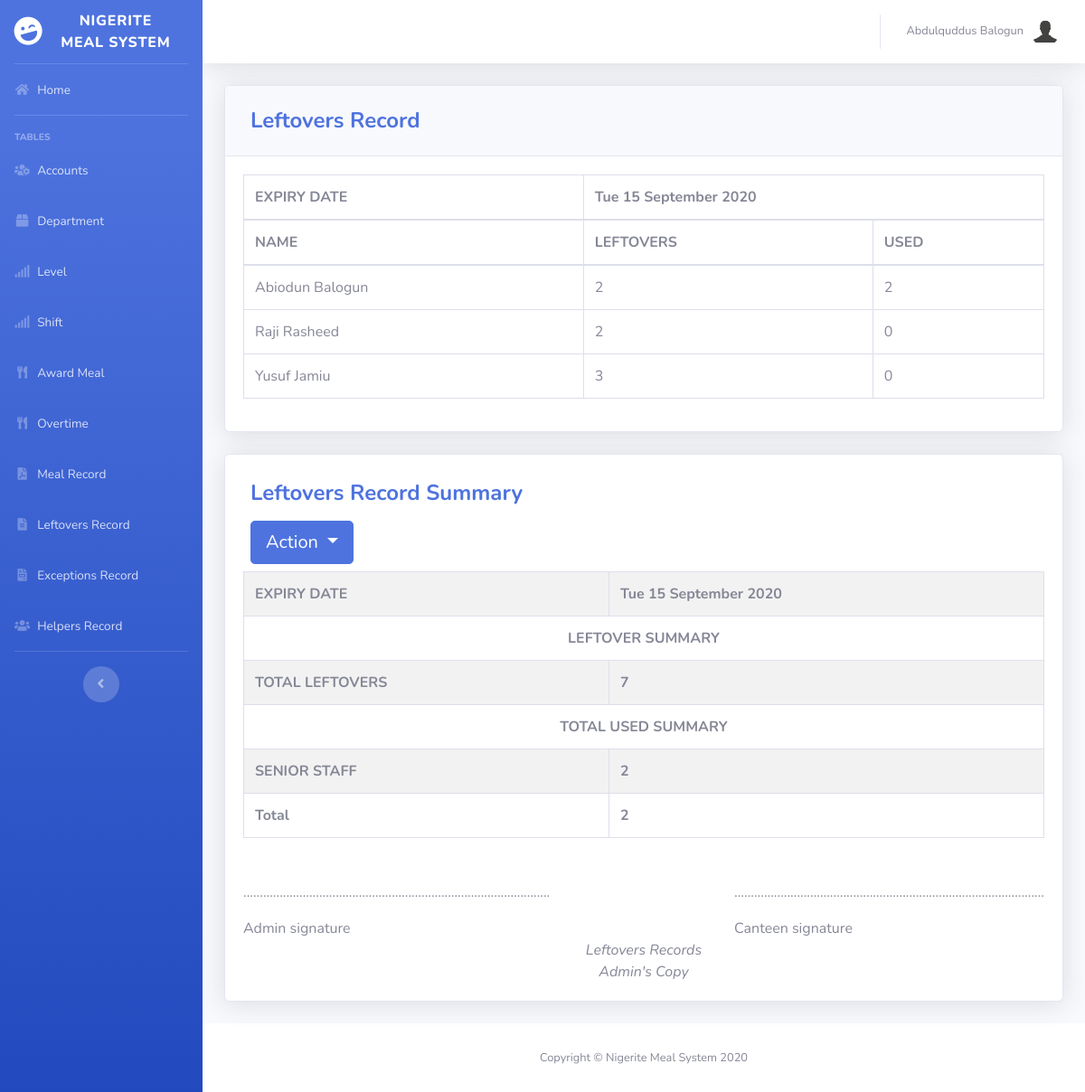
/pages/leftover.php (signed in), run on an earlier commit of the app's database.
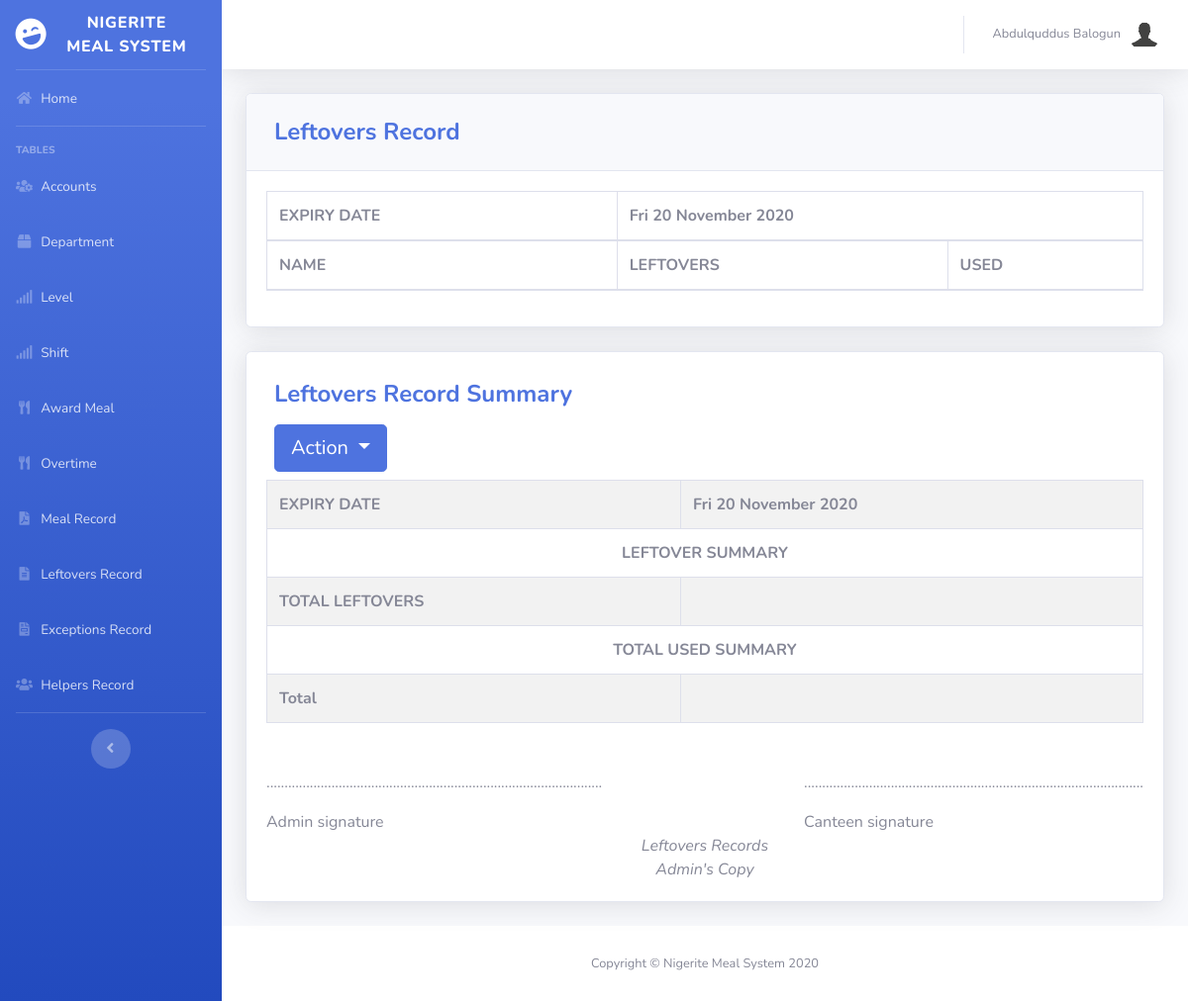
And on a later commit of the database.
### tables this page shows
CREATE TABLE `leftovers` (
  `id` int(11) NOT NULL,
  `Full_Name` varchar(100) NOT NULL,
  `Level` varchar(50) NOT NULL,
  `Counts` int(10) NOT NULL,
  `Used` int(10) NOT NULL DEFAULT '0',
  `Expiry_Date` varchar(30) NOT NULL
);

### pages/leftover.php (the view, shortened to what this page needs)
<?php
include'../includes/connection.php';
include'../includes/sidebar.php';
$q1= "SELECT * FROM leftovers ORDER BY Full_Name";
$fetch= mysqli_query($db,$q1);
$records= mysqli_fetch_all($fetch,MYSQLI_ASSOC);
$q2="SELECT sum(Counts) AS 'total_leftovers',sum(Used) AS 'total_used',Expiry_Date FROM leftovers";
$count= mysqli_query($db,$q2);
while ($row=mysqli_fetch_array($count,MYSQLI_ASSOC)) {
  $total_used=$row['total_used'];
  $total_leftovers=$row['total_leftovers'];
  $format_expiry=date_create($row['Expiry_Date']);
  $expiry=date_format($format_expiry,'D j F Y');
}
?>
            <div class="card shadow mb-4">
            <div class="card-header py-3">
              <h4 class="m-2 font-weight-bold text-primary">Leftovers Record&nbsp; <i class="fas fa-fw fa-file-text"></i></h4>
            </div>
            <div class="card-body">
              <div class="table-responsive">
                <table class="table table-bordered" id="dataTable" width="100%" cellspacing="0">
                  <thead>
                      <tr>
                      <th>EXPIRY DATE</th>
                      <th colspan='2'><?php echo $expiry; ?></th>
                      </tr>
                      <tr>
                      <th>NAME</th>
                      <th>LEFTOVERS</th>
                      <th>USED</th>
                    </tr>
                  </thead>
                  <tbody>
                    <?php foreach($records as $record): ?>
                          <tr>
                            <td><?php echo $record['Full_Name']; ?></td>
                            <td><?php echo $record['Counts']; ?></td>
                            <td><?php echo $record['Used']; ?></td>
                          </tr>
                    <?php endforeach; ?>
                  </tbody>
                </table>
              </div>
            </div>
          </div>
          <div class="card shadow mb-4">
            <div class="card-body">
              <h4 class="m-2 font-weight-bold text-primary">Leftovers Record Summary&nbsp; <i class="fas fa-fw fa-file-text"></i></h4>
              <div class="table-responsive">
                <div class="top-panel m-2">
                  <div class="btn-group pull-right">
                    <button type="button" class="btn btn-primary btn-lg dropdown-toggle" data-toggle="dropdown">Action <span class="caret"></span></button>
                  </div>
                </div>
                <?php
           $report="<table id='dataTable' class='table table-striped table-bordered' width='100%' cellspacing='0'>
              <tr>
                <th>EXPIRY DATE</th>
                <th colspan='2'>$expiry</th>
              </tr>";
           ?>
          <?php
            $report.="<tr>
            <th colspan='3' class='text-center'>LEFTOVER SUMMARY</th>
          </tr>
          <tr>
            <th>TOTAL LEFTOVERS</th>
            <th colspan='2'>$total_leftovers</th>
          </tr>
          <tr>
            <th colspan='3' class='text-center'>TOTAL USED SUMMARY</th>
          </tr>";
           ?>
          <?php
          $q3=mysqli_query($db,"SELECT Level,sum(Used) AS 'total_used_by_level' FROM leftovers GROUP BY Level");
          $summaries=mysqli_fetch_all($q3,MYSQLI_ASSOC);
           ?>
           <?php foreach ($summaries as $summary): ?>
            <?php
            $report.="<tr>
              <th>".$summary['Level']."</th>
              <th colspan='2'>".$summary['total_used_by_level']."</th>
            </tr>";
             ?>
           <?php endforeach; ?>
           <?php
           $report.="<tr>
            <th>Total</th>
            <th colspan='2'>$total_used</th>
           </tr>
          </table>
          <div class='clearfix mt-5'>
              <div class='float-left'>
                <p>.............................................................................................</p>
                <span>Admin signature</span>
              </div>
              <div class='float-right'>
                <p>..............................................................................................</p>
                <span>Canteen signature</span>
              </div>
          </div>
          <div class='text-center'><i>Leftovers Records</i><br>
            <i>Admin's Copy</i></div>";
          echo $report;
            ?>
              </div>
            </div>
          </div>
          <?php
include'../includes/footer.php';
?>

### includes/sidebar.php (shortened to what this page needs)
<!DOCTYPE html>
<html lang="en">
<head>
  <link href="../vendor/fontawesome-free/css/all.min.css" rel="stylesheet" type="text/css">
  <link href="../css/sb-admin-2.min.css" rel="stylesheet">
  <link href="../vendor/datatables/dataTables.bootstrap4.min.css" rel="stylesheet">
  <link rel="stylesheet" href="../css/print.css" media="print">
</head>
<body id="page-top">
  <div id="wrapper">
    <ul class="navbar-nav bg-gradient-primary sidebar sidebar-dark accordion" id="accordionSidebar">
      <a class="sidebar-brand d-flex align-items-center justify-content-center" href="#">
        <div class="sidebar-brand-icon rotate-n-15">
          <i class="fas fa-laugh-wink"></i>
        </div>
        <div class="sidebar-brand-text mx-3">Nigerite Meal system</div>
      </a>
      <hr class="sidebar-divider my-0">
      <li class="nav-item">
        <a class="nav-link" href="index.php">
          <i class="fas fa-fw fa-home"></i>
          <span>Home</span></a>
      </li>
      <hr class="sidebar-divider">
      <div class="sidebar-heading">
        Tables
      </div>
      <li class="nav-item">
        <a class="nav-link" href="user.php">
          <i class="fas fa-fw fa-users-cog"></i>
          <span>Accounts</span></a>
      </li>
      <li class="nav-item">
        <a class="nav-link" href="department.php">
          <i class="fas fa-fw fa-box"></i>
          <span>Department</span></a>
      </li>
      <li class="nav-item">
        <a class="nav-link" href="level.php">
          <i class="fas fa-fw fa-signal"></i>
          <span>Level</span></a>
      </li>
      <li class="nav-item">
        <a class="nav-link" href="shift.php">
          <i class="fas fa-fw fa-signal"></i>
          <span>Shift</span></a>
      </li>
      <li class="nav-item">
        <a class="nav-link" href="awardmeal.php">
          <i class="fas fa-fw fa-utensils"></i>
          <span>Award Meal</span></a>
      </li>
      <li class="nav-item">
        <a class="nav-link" href="overtime.php">
          <i class="fas fa-fw fa-utensils"></i>
          <span>Overtime</span></a>
      </li>
      <li class="nav-item">
        <a class="nav-link" href="record.php">
          <i class="fas fa-fw fa-file-pdf"></i>
          <span>Meal Record</span></a>
      </li>
      <li class="nav-item">
        <a class="nav-link" href="leftover.php">
          <i class="fas fa-fw fa-file-alt"></i>
          <span>Leftovers Record</span></a>
      </li>
      <li class="nav-item">
        <a class="nav-link" href="exception.php">
          <i class="fas fa-fw fa-file-invoice"></i>
          <span>Exceptions Record</span></a>
      </li>
      <li class="nav-item">
        <a class="nav-link" href="helpers.php">
          <i class="fas fa-fw fa-users"></i>
          <span>Helpers Record</span></a>
      </li>
      <hr class="sidebar-divider d-none d-md-block">
      <div class="text-center d-none d-md-inline">
        <button class="rounded-circle border-0" id="sidebarToggle"></button>
      </div>
    </ul>
    <?php include_once 'topbar.php'; ?>

### includes/topbar.php (shortened to what this page needs)
<div id="content-wrapper" class="d-flex flex-column">
  <div id="content">
    <nav class="navbar navbar-expand navbar-light bg-white topbar mb-4 static-top shadow">
      <ul class="navbar-nav ml-auto">
        <li class="nav-item dropdown no-arrow">
          <a class="nav-link dropdown-toggle" href="#" id="userDropdown" role="button" data-toggle="dropdown" aria-haspopup="true" aria-expanded="false">
            <span class="mr-2 d-none d-lg-inline text-gray-600 small"><?php echo  $_SESSION['FULLNAME'] ;?></span>
            <img class="img-profile rounded-circle"
            <?php
              if($_SESSION['GENDER']=='Male'){
                echo 'src="../img/male.png"';
              }else{
                echo 'src="../img/female.png"';
              }
            ?>>
          </a>
        </li>
      </ul>
    </nav>
    <div class="container-fluid">

### includes/footer.php (shortened to what this page needs)
        </div>
      </div>
      <footer class="sticky-footer bg-white">
        <div class="container my-auto">
          <div class="copyright text-center my-auto">
              <span>Copyright © Nigerite Meal System <?php echo date("Y");?></span>
          </div>
        </div>
      </footer>
    </div>
  </div>
</body>
</html>

### css/print.css (style rules this page uses)
#accordionSidebar, #date { display: none; visibility: hidden; }

What changed in the data, as far as the page shows it:
removed leftovers: Full_Name "Abiodun Balogun", Counts "2", Used "2"
removed leftovers: Full_Name "Raji Rasheed", Counts "2", Used "0"
removed leftovers: Full_Name "Yusuf Jamiu", Counts "3", Used "0"
Also different on the page:
$expiry: "Tue 15 September 2020" → "Fri 20 November 2020"
$total_leftovers: "7" → (not shown)
$summary['Level']: "SENIOR STAFF" → (not shown)
$summary['total_used_by_level']: "2" → (not shown)
$total_used: "2" → (not shown)
